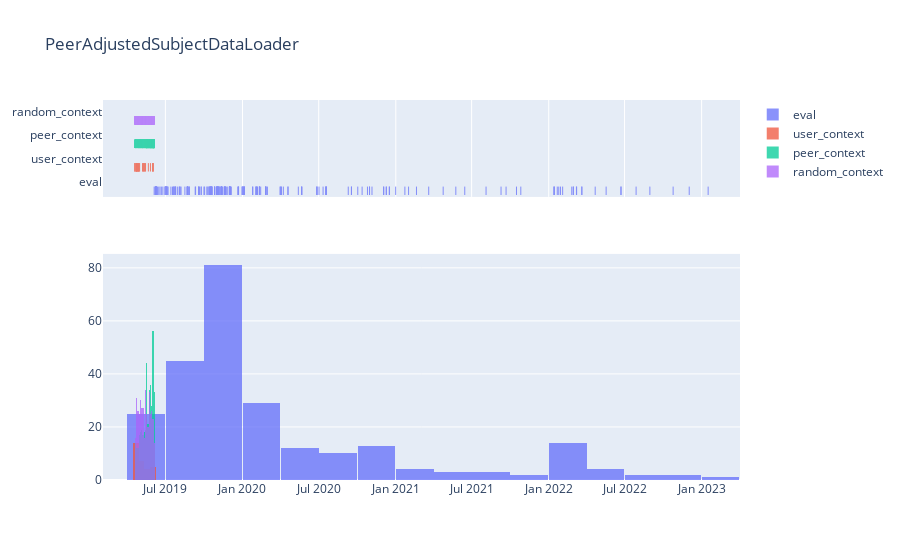

The code cell stored with this chart in its notebook:
### Code cell
timelines(dataset3, title="PeerAdjustedSubjectDataLoader")

### Figure 1 — Plotly figure (JSON) as saved in the notebook; plotly's stock layout.template omitted (floating-point values rounded to 4 significant figures; data arrays with more than 128 entries replaced by an {"elided": "..."} marker saying what was removed)
{"data": [{"boxpoints": "all", "fillcolor": "rgba(255,255,255,0)", "hoveron": "points", "hovertext": {"elided": "250 str values"}, "jitter": 0, "line": {"color": "rgba(255,255,255,0)"}, "marker": {"color": "#636EFA", "symbol": "line-ns-open"}, "name": "eval", "opacity": 0.75, "showlegend": false, "type": "box", "x": {"elided": "250 str values"}, "xaxis": "x", "yaxis": "y"}, {"marker": {"color": "#636EFA"}, "name": "eval", "opacity": 0.75, "type": "histogram", "x": {"elided": "250 str values"}, "xaxis": "x2", "yaxis": "y2"}, {"boxpoints": "all", "fillcolor": "rgba(255,255,255,0)", "hoveron": "points", "hovertext": ["2019-04-19T03:07:14.000Z", "2019-04-19T13:39:17.000Z", "2019-04-19T14:47:50.000Z", "2019-04-22T10:02:18.000Z", "2019-04-22T12:31:42.000Z", "2019-04-22T12:33:11.000Z", "2019-04-23T12:45:03.000Z", "2019-04-24T02:34:44.000Z", "2019-04-24T02:35:34.000Z", "2019-04-24T02:48:51.000Z", "2019-04-25T09:23:36.000Z", "2019-04-27T07:13:19.000Z", "2019-04-27T07:14:14.000Z", "2019-04-27T07:15:48.000Z", "2019-04-29T01:10:58.000Z", "2019-04-29T01:20:41.000Z", "2019-04-30T12:14:40.000Z", "2019-05-07T12:59:24.000Z", "2019-05-08T11:00:36.000Z", "2019-05-10T05:14:18.000Z", "2019-05-10T08:32:36.000Z", "2019-05-12T09:58:45.000Z", "2019-05-13T04:50:56.000Z", "2019-05-14T16:50:23.000Z", "2019-05-21T08:22:29.000Z", "2019-05-26T08:18:16.000Z", "2019-06-01T02:34:42.000Z", "2019-06-01T02:35:38.000Z", "2019-06-01T02:38:48.000Z", "2019-06-02T01:47:12.000Z"], "jitter": 0, "line": {"color": "rgba(255,255,255,0)"}, "marker": {"color": "#EF553B", "symbol": "line-ns-open"}, "name": "user_context", "opacity": 0.75, "showlegend": false, "type": "box", "x": ["2019-04-19T03:07:14.000Z", "2019-04-19T13:39:17.000Z", "2019-04-19T14:47:50.000Z", "2019-04-22T10:02:18.000Z", "2019-04-22T12:31:42.000Z", "2019-04-22T12:33:11.000Z", "2019-04-23T12:45:03.000Z", "2019-04-24T02:34:44.000Z", "2019-04-24T02:35:34.000Z", "2019-04-24T02:48:51.000Z", "2019-04-25T09:23:36.000Z", "2019-04-27T07:13:19.000Z", "2019-04-27T07:14:14.000Z", "2019-04-27T07:15:48.000Z", "2019-04-29T01:10:58.000Z", "2019-04-29T01:20:41.000Z", "2019-04-30T12:14:40.000Z", "2019-05-07T12:59:24.000Z", "2019-05-08T11:00:36.000Z", "2019-05-10T05:14:18.000Z", "2019-05-10T08:32:36.000Z", "2019-05-12T09:58:45.000Z", "2019-05-13T04:50:56.000Z", "2019-05-14T16:50:23.000Z", "2019-05-21T08:22:29.000Z", "2019-05-26T08:18:16.000Z", "2019-06-01T02:34:42.000Z", "2019-06-01T02:35:38.000Z", "2019-06-01T02:38:48.000Z", "2019-06-02T01:47:12.000Z"], "xaxis": "x", "yaxis": "y"}, {"marker": {"color": "#EF553B"}, "name": "user_context", "opacity": 0.75, "type": "histogram", "x": ["2019-04-19T03:07:14.000Z", "2019-04-19T13:39:17.000Z", "2019-04-19T14:47:50.000Z", "2019-04-22T10:02:18.000Z", "2019-04-22T12:31:42.000Z", "2019-04-22T12:33:11.000Z", "2019-04-23T12:45:03.000Z", "2019-04-24T02:34:44.000Z", "2019-04-24T02:35:34.000Z", "2019-04-24T02:48:51.000Z", "2019-04-25T09:23:36.000Z", "2019-04-27T07:13:19.000Z", "2019-04-27T07:14:14.000Z", "2019-04-27T07:15:48.000Z", "2019-04-29T01:10:58.000Z", "2019-04-29T01:20:41.000Z", "2019-04-30T12:14:40.000Z", "2019-05-07T12:59:24.000Z", "2019-05-08T11:00:36.000Z", "2019-05-10T05:14:18.000Z", "2019-05-10T08:32:36.000Z", "2019-05-12T09:58:45.000Z", "2019-05-13T04:50:56.000Z", "2019-05-14T16:50:23.000Z", "2019-05-21T08:22:29.000Z", "2019-05-26T08:18:16.000Z", "2019-06-01T02:34:42.000Z", "2019-06-01T02:35:38.000Z", "2019-06-01T02:38:48.000Z", "2019-06-02T01:47:12.000Z"], "xaxis": "x2", "yaxis": "y2"}, {"boxpoints": "all", "fillcolor": "rgba(255,255,255,0)", "hoveron": "points", "hovertext": {"elided": "398 str values"}, "jitter": 0, "line": {"color": "rgba(255,255,255,0)"}, "marker": {"color": "#00CC96", "symbol": "line-ns-open"}, "name": "peer_context", "opacity": 0.75, "showlegend": false, "type": "box", "x": {"elided": "398 str values"}, "xaxis": "x", "yaxis": "y"}, {"marker": {"color": "#00CC96"}, "name": "peer_context", "opacity": 0.75, "type": "histogram", "x": {"elided": "398 str values"}, "xaxis": "x2", "yaxis": "y2"}, {"boxpoints": "all", "fillcolor": "rgba(255,255,255,0)", "hoveron": "points", "hovertext": {"elided": "398 str values"}, "jitter": 0, "line": {"color": "rgba(255,255,255,0)"}, "marker": {"color": "#AB63FA", "symbol": "line-ns-open"}, "name": "random_context", "opacity": 0.75, "showlegend": false, "type": "box", "x": {"elided": "398 str values"}, "xaxis": "x", "yaxis": "y"}, {"marker": {"color": "#AB63FA"}, "name": "random_context", "opacity": 0.75, "type": "histogram", "x": {"elided": "398 str values"}, "xaxis": "x2", "yaxis": "y2"}], "layout": {"barmode": "overlay", "title": {"text": "PeerAdjustedSubjectDataLoader"}, "xaxis": {"anchor": "y", "domain": [0, 1], "matches": "x2", "showticklabels": false}, "xaxis2": {"anchor": "y2", "domain": [0, 1]}, "yaxis": {"anchor": "x", "domain": [0.745, 1]}, "yaxis2": {"anchor": "x2", "domain": [0, 0.595]}}}
